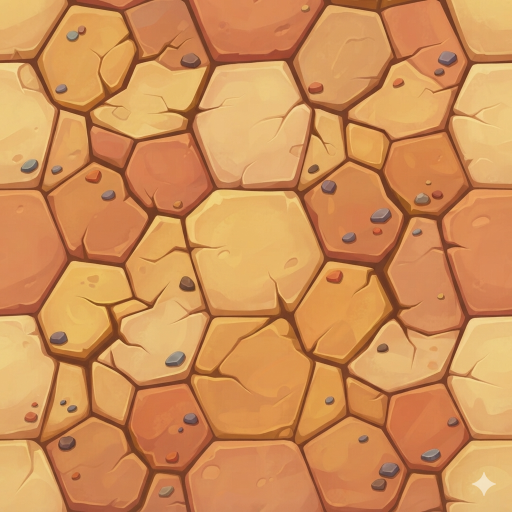
#> input picture brawlz/art/generated/floor.png, 1024 x 1024 px (shown at 1/2 size)
$ python -i build-tiles.py   (imports and definitions only)
#> lines starting #> are read from the running program, lines starting #| are printed output that depends on the picture
#!/usr/bin/env python3
"""
Turns AI-generated tile art into game-ready tiles.

The generator hands back a 1024px square with the subject floating on a white
studio background. A game tile has to do the opposite: fill its square edge to
edge, so that identical tiles sitting side by side read as one continuous wall
or hedge rather than as a row of stickers.

So each tile is cropped to its subject, squared off, and the leftover
background is flooded with the subject's own darkest edge colour instead of
being left white or punched to alpha — a transparent corner shows the floor
through the middle of a wall, and a white one shows a chip of paper.

The floor tile is different: it already covers its whole square, so it is only
resized, and its edges are cross-faded into each other so the repeat does not
show a seam.

Usage:
    python3 tools/build-tiles.py art/generated/floor.png \
                                art/generated/wall.png \
                                art/generated/bush.png
"""
import json
import os
import sys

import numpy as np
from PIL import Image
from scipy import ndimage

OUT_DIR = os.path.join(os.path.dirname(os.path.dirname(os.path.abspath(__file__))), 'art', 'tiles')
SIZE = 512
# Anything this bright and this grey is studio backdrop, not artwork.
BG_LUMA = 232
BG_SAT = 26


def background_mask(rgb):
    """True where the pixel is bright and colourless — the studio backdrop."""
    mx = rgb.max(axis=2).astype(np.int16)
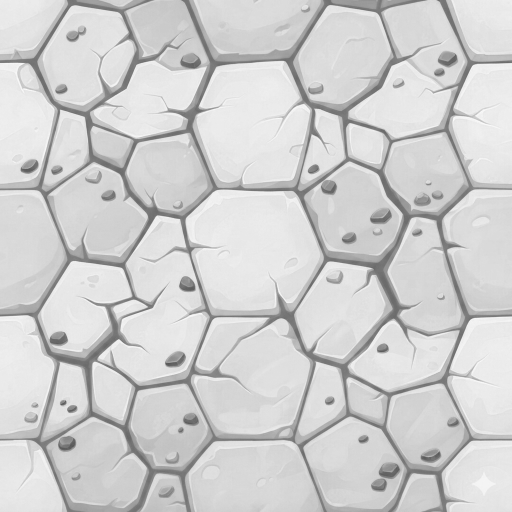
#> mx: shape (1024, 1024) int16 (shown at 1/2 size); min 81, max 255, mean 207.8
    mn = rgb.min(axis=2).astype(np.int16)
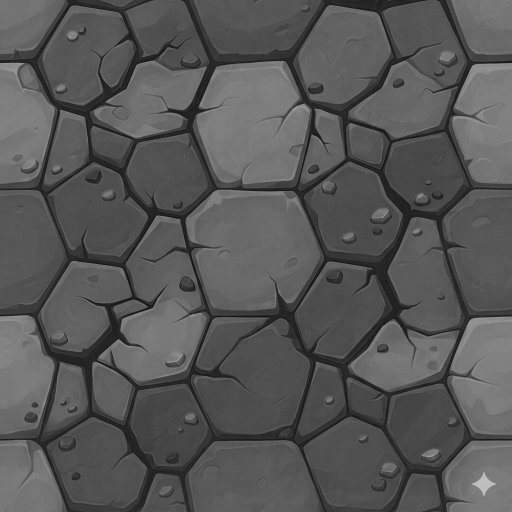
#> mn: shape (1024, 1024) int16 (shown at 1/2 size); min 11, max 193, mean 86.9
    return (mx >= BG_LUMA) & ((mx - mn) <= BG_SAT)
#> returned value: shape (1024, 1024) bool; every value is 0


def edge_connected(mask):
    """
    Keeps only the backdrop that touches the border.

    A flat flood from every bright pixel would also eat the light highlights
    inside the artwork; the real backdrop is the region you can reach from
    outside the frame.
    """
    h, w = mask.shape
#> h = 1024; w = 1024
    seen = np.zeros_like(mask, dtype=bool)
    stack = []
    for x in range(w):
        for y in (0, h - 1):
            if mask[y, x] and not seen[y, x]:
                seen[y, x] = True
                stack.append((y, x))
#> after the loop, stack = []
    for y in range(h):
        for x in (0, w - 1):
            if mask[y, x] and not seen[y, x]:
                seen[y, x] = True
                stack.append((y, x))

    while stack:
        y, x = stack.pop()
        for dy, dx in ((1, 0), (-1, 0), (0, 1), (0, -1)):
            ny, nx = y + dy, x + dx
            if 0 <= ny < h and 0 <= nx < w and mask[ny, nx] and not seen[ny, nx]:
                seen[ny, nx] = True
                stack.append((ny, nx))
    return seen


def largest_component(subject):
    """
    Keeps only the biggest blob of subject.

    The generator likes to sprinkle a few white sparkles in a corner. They are
    bright but they are not backdrop, so they survive the backdrop test and then
    drag the crop box out to the full frame — which is how a tile ends up with
    the subject floating in the middle instead of filling its square.
    """
    labels, count = ndimage.label(subject)
#> labels: shape (1024, 1024) int32; every value is 1
#> count = 1
#> subject: shape (1024, 1024) bool; every value is 1
    if count <= 1:
        return subject
    sizes = ndimage.sum(subject, labels, range(1, count + 1))
    return labels == (int(np.argmax(sizes)) + 1)


def darkest_edge_colour(rgb, subject):
    """The subject's own outline colour — what the corners get flooded with."""
    ys, xs = np.where(subject)
    if len(ys) == 0:
        return (40, 30, 25)
    sample = rgb[ys, xs]
    luma = sample.astype(np.int32).sum(axis=1)
    darkest = sample[luma <= np.percentile(luma, 4)]
    return tuple(int(v) for v in darkest.mean(axis=0))


def build_subject_tile(path, out_name):
    """Crop to the subject, square it off, flood the rest with its outline."""
    img = Image.open(path).convert('RGB')
    rgb = np.array(img)

    bg = edge_connected(background_mask(rgb))
    subject = largest_component(~bg)
    bg = ~subject

    ys, xs = np.where(subject)
    if len(ys) == 0:
        raise SystemExit('%s: no subject found — is it all background?' % path)
    top, bottom = ys.min(), ys.max()
#> top = 0; bottom = 1023
    left, right = xs.min(), xs.max()
#> left = 0; right = 1023

    fill = darkest_edge_colour(rgb, subject)
#> fill = (117, 60, 32)
    flooded = rgb.copy()
    flooded[bg] = fill

    # Square the crop around the subject's centre so nothing gets stretched.
    # A hair of inset is kept on purpose: it reads as mortar between blocks.
    side = max(bottom - top, right - left) + 1
#> side = 1024
    cy, cx = (top + bottom) // 2, (left + right) // 2
#> cy = 511; cx = 511
    y0 = max(0, min(rgb.shape[0] - side, cy - side // 2))
#> y0 = 0
    x0 = max(0, min(rgb.shape[1] - side, cx - side // 2))
#> x0 = 0
    crop = Image.fromarray(flooded[y0:y0 + side, x0:x0 + side])

    tile = crop.resize((SIZE, SIZE), Image.LANCZOS)
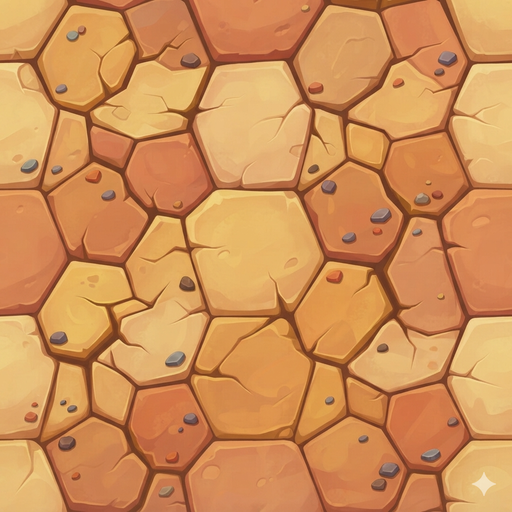
#> tile: PIL image 512x512 RGB; mean R, G, B 207.8, 143.8, 86.9
    out = os.path.join(OUT_DIR, out_name)
    tile.save(out)
    return {'file': out_name, 'source': os.path.basename(path),
            'crop': [int(x0), int(y0), int(side), int(side)],
            'fill': list(fill), 'background_px': int(bg.sum())}


# [44 lines left out: functions build_floor_tile, main, not called in this run]


# [2 lines not run here, left out]

>>> result = build_subject_tile('../art/generated/floor.png', 'out.png')
#> result = {'file': 'out.png', 'source': 'floor.png', 'crop': [0, 0, 1024, 1024], 'fill': [117, 60, 32], 'background_px': 0}
